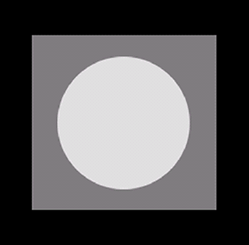
%> input picture CSE_LAB_4TH/401/401_LAB/19.Noise Model/help/Noise Model_sanjoy/main.bmp, 249 x 245 px
$ octave uniform.m   (GNU Octave 9; MATLAB toolbox functions it lacks are replaced by stand-ins)
%> lines starting %> are read from the running program, lines starting %| are printed output that depends on the picture
I = imread('main.bmp');
%> I is the input picture: size 245x249x3 uint8; mean R, G, B 89.4, 88.2, 89.4
J = rgb2gray(I);

a=90;
b=160;
J = double(J);
%> J: size 245x249 double
[M N]=size(J);
%> M = 245; N = 249
R = a+(b-a)*rand(M,N);
NM=R+J;
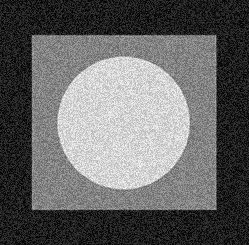
%> NM: size 245x249 double; min 90, max 399.3, mean 213.6; drawn with min black and max white
min1=min(min(NM));
%> min1 = 90
max1=max(max(NM));
%> max1 = 399.3
y=((NM-min1).*255)./(max1-min1);
figure,
subplot(1,2,1);
imshow(uint8(J));
title('main image');
subplot(1,2,2);
imshow(uint8(y));
title('Degraded Image');
figure,
hist(NM)
title('Histigram of noise');
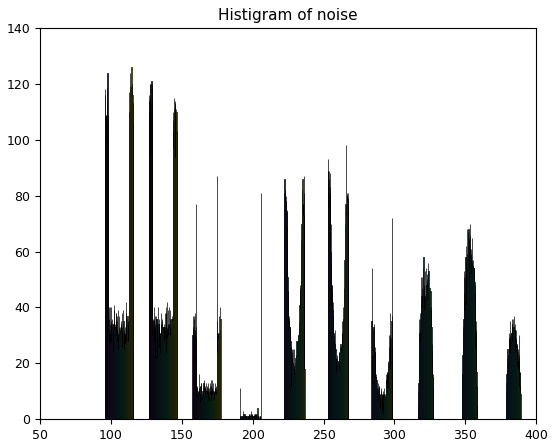
%> figure redrawn from the program's plot data; tallest bar 116 high, from x = 126.5 to 126.6; tallest bar 110 high, from x = 126.6 to 126.7; tallest bar 118 high, from x = 95.73 to 95.81; tallest bar 116 high, from x = 95.81 to 95.89
%imnoise
%R = J+(b-a)*rand(M,N);
